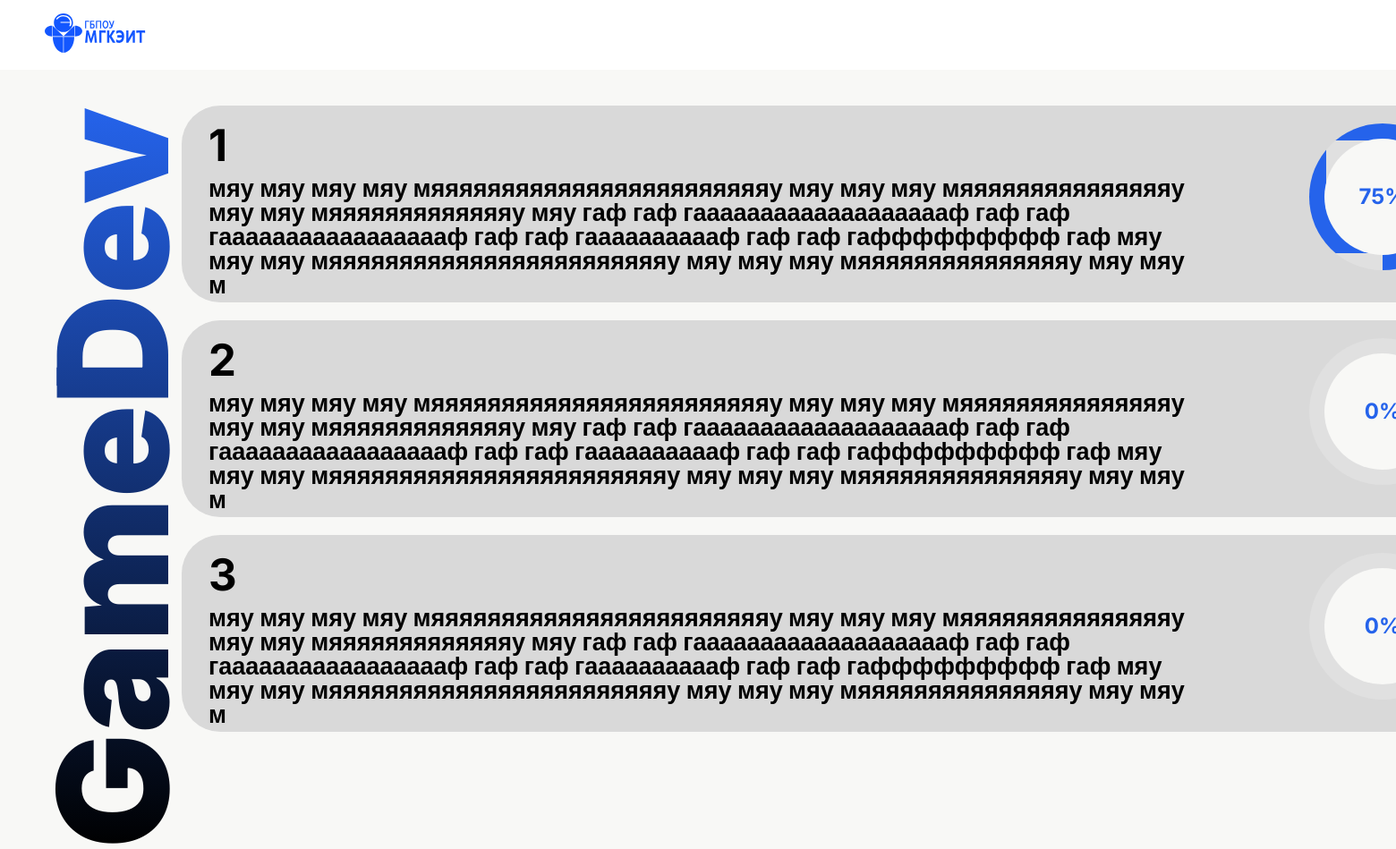
Screenshot of /sector/gamedev/ with the database file from the repository.
### bazaznaniy/models.py (models this page shows, shortened)
class Sector(models.Model):
    name = models.CharField('Название', max_length=200)
    slug = models.SlugField('URL', unique=True, max_length=200, blank=True)
    order = models.IntegerField('Порядок отображения', default=0)
    is_active = models.BooleanField('Активна', default=True)
    created_at = models.DateTimeField('Дата создания', auto_now_add=True)
    class Meta:
        verbose_name = 'Отрасль'
        verbose_name_plural = 'Отрасли'
        ordering = ['order', 'name']

class Lang(models.Model):
    sector = models.ForeignKey(Sector, on_delete=models.CASCADE,
                             related_name='langs', verbose_name='Отрасль')
    number = models.IntegerField('Уровень',
                                choices=[(1, '1 уровень'), (2, '2 уровень'),
                                        (3, '3 уровень'), (4, '4 уровень')])
    description = models.TextField('Описание', blank=True)
    is_active = models.BooleanField('Активен', default=True)
    class Meta:
        verbose_name = 'Язык Программирования'
        verbose_name_plural = 'Языки Программирования'
        ordering = ['sector', 'number']
        unique_together = ['sector', 'number']

### bazaznaniy/views.py (the view)
# urls.py: path('sector/<slug:slug>/', views.sector_detail, name='sector_detail'),
def sector_detail(request, slug):
    sector = get_object_or_404(Sector, slug=slug)
    return render(request, 'bazaznaniy/sector_detail.html', {'sector': sector})

### bazaznaniy/templates/bazaznaniy/sector_detail.html (shortened to what this page needs)
{% extends 'bazaznaniy/layout.html' %}
{% load static %}
{% block content %}
<h1 class="contenttitleh1">{{ sector.name }}</h1>
    {% if sector.langs.all %}
    <div class="lang-buttons">
        {% for lang in sector.langs.all %}
        <a href="{% url 'lang_detail' sector_slug=sector.slug lang_number=lang.number %}" class="lang-button">
            <div class="lang-content">
                <div class="lang-text">
                    <span class="lang-number">{{ lang.number }}</span>
                    <p class="lang-description">мяу мяу мяу мяу мяяяяяяяяяяяяяяяяяяяяяяяяу мяу мяу мяу мяяяяяяяяяяяяяяяу мяу мяу мяяяяяяяяяяяяяу мяу гаф гаф гаааааааааааааааааааф гаф гаф гаааааааааааааааааф гаф гаф гааааааааааф гаф гаф гаффффффффф гаф мяу мяу мяу мяяяяяяяяяяяяяяяяяяяяяяяяу мяу мяу мяу мяяяяяяяяяяяяяяяу мяу мяу м</p>
                </div>
                <div class="circular-progress" data-progress="75">
                    <div class="progress-value">0%</div>
                </div>
            </div>
        </a>
        {% endfor %}
    </div>
    {% else %}
    <p>Пока нет языков программирования для этой отрасли.</p>
    {% endif %}
{% endblock %}

### bazaznaniy/static/bazaznaniy/css/style.css (style rules this page uses)
* { text-decoration: none; box-sizing: border-box; }
body { font-family: 'Inter', sans-serif; line-height: 1.2; background-color: #F8F8F6; margin: 0; padding: 0; font-size: 16px; }
.contenttitleh1 { transform: rotate(-90deg) translateX(-100%); transform-origin: left top; font-size: 171px; background: linear-gradient(90deg, #000000, #2563EB); -webkit-background-clip: text; -webkit-text-fill-color: transparent; white-space: nowrap; position: absolute; left: 0; top: 0; font-weight: 900; line-height: 1; margin: 120px 0px 0px 40px; }
.lang-buttons { display: flex; flex-direction: column; gap: 20px; margin-top: 40px; justify-content: center; align-items: center; }
.lang-button { display: block; padding: 20px 30px; background-color: #D9D9D9; border-radius: 43px; width: 1454px; height: 220px; font-weight: 700; line-height: 1; text-decoration: none; transition: transform 0.3s; margin-left: 300px; }
.lang-content { display: flex; justify-content: space-between; height: 100%; gap: 20px; }
.lang-text { display: flex; flex-direction: column; flex: 1; }
.lang-number { font-size: 49px; font-weight: bold; color: #000; }
.lang-description { font-size: 27px; max-width: 1112px; margin: 5px 0 0 0; color: #000; margin-top: 10px }
.circular-progress { width: 126px; height: 126px; border-radius: 50%; background: conic-gradient(#2563EB 0deg, #e0e0e0 0deg), #2563EB; background-origin: border-box; border: 19px solid transparent; display: flex; align-items: center; justify-content: center; flex-shrink: 0; box-sizing: content-box; }
.circular-progress::before { content: ''; position: absolute; width: 130px; height: 130px; background: #F8F8F6; border-radius: 50%; }
.progress-value { position: relative; font-size: 24px; font-weight: bold; color: #2563EB; z-index: 1; }

### rows the page displays
Sector: name "GameDev"
Lang: number "1"
Lang: number "2"
Lang: number "3"
